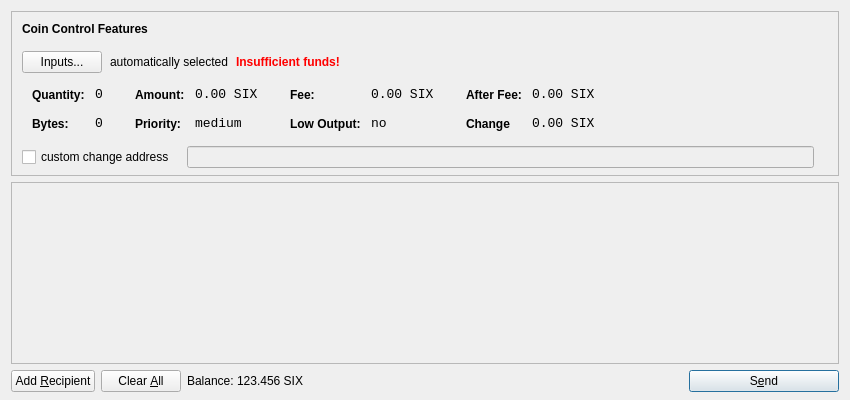
<?xml version="1.0" encoding="UTF-8"?>
<ui version="4.0">
 <class>SendCoinsDialog</class>
 <widget class="QDialog" name="SendCoinsDialog">
  <property name="geometry">
   <rect>
    <x>0</x>
    <y>0</y>
    <width>850</width>
    <height>400</height>
   </rect>
  </property>
  <property name="windowTitle">
   <string>Send Coins</string>
  </property>
  <layout class="QVBoxLayout" name="verticalLayout" stretch="0,1,0">
   <property name="bottomMargin">
    <number>8</number>
   </property>
   <item>
    <widget class="QFrame" name="frameCoinControl">
     <property name="sizePolicy">
      <sizepolicy hsizetype="Expanding" vsizetype="Expanding">
       <horstretch>0</horstretch>
       <verstretch>0</verstretch>
      </sizepolicy>
     </property>
     <property name="maximumSize">
      <size>
       <width>16777215</width>
       <height>16777215</height>
      </size>
     </property>
     <property name="frameShape">
      <enum>QFrame::StyledPanel</enum>
     </property>
     <property name="frameShadow">
      <enum>QFrame::Sunken</enum>
     </property>
     <layout class="QVBoxLayout" name="verticalLayoutCoinControl2">
      <property name="spacing">
       <number>-1</number>
      </property>
      <property name="leftMargin">
       <number>0</number>
      </property>
      <property name="topMargin">
       <number>0</number>
      </property>
      <property name="rightMargin">
       <number>0</number>
      </property>
      <property name="bottomMargin">
       <number>6</number>
      </property>
      <item>
       <layout class="QVBoxLayout" name="verticalLayoutCoinControl" stretch="0,0,0,0,1">
        <property name="spacing">
         <number>0</number>
        </property>
        <property name="leftMargin">
         <number>10</number>
        </property>
        <property name="topMargin">
         <number>10</number>
        </property>
        <item>
         <layout class="QHBoxLayout" name="horizontalLayoutCoinControl1">
          <property name="bottomMargin">
           <number>15</number>
          </property>
          <item>
           <widget class="QLabel" name="labelCoinControlFeatures">
            <property name="sizePolicy">
             <sizepolicy hsizetype="Preferred" vsizetype="Maximum">
              <horstretch>0</horstretch>
              <verstretch>0</verstretch>
             </sizepolicy>
            </property>
            <property name="font">
             <font>
              <weight>75</weight>
              <bold>true</bold>
             </font>
            </property>
            <property name="styleSheet">
             <string notr="true">font-weight:bold;</string>
            </property>
            <property name="text">
             <string>Coin Control Features</string>
            </property>
           </widget>
          </item>
         </layout>
        </item>
        <item>
         <layout class="QHBoxLayout" name="horizontalLayoutCoinControl2" stretch="0,0,0,0">
          <property name="spacing">
           <number>8</number>
          </property>
          <property name="bottomMargin">
           <number>10</number>
          </property>
          <item>
           <widget class="QPushButton" name="pushButtonCoinControl">
            <property name="styleSheet">
             <string notr="true"/>
            </property>
            <property name="text">
             <string>Inputs...</string>
            </property>
           </widget>
          </item>
          <item>
           <widget class="QLabel" name="labelCoinControlAutomaticallySelected">
            <property name="text">
             <string>automatically selected</string>
            </property>
            <property name="margin">
             <number>5</number>
            </property>
           </widget>
          </item>
          <item>
           <widget class="QLabel" name="labelCoinControlInsuffFunds">
            <property name="font">
             <font>
              <weight>75</weight>
              <bold>true</bold>
             </font>
            </property>
            <property name="styleSheet">
             <string notr="true">color:red;font-weight:bold;</string>
            </property>
            <property name="text">
             <string>Insufficient funds!</string>
            </property>
            <property name="margin">
             <number>5</number>
            </property>
           </widget>
          </item>
          <item>
           <spacer name="horizontalSpacerCoinControl">
            <property name="orientation">
             <enum>Qt::Horizontal</enum>
            </property>
            <property name="sizeHint" stdset="0">
             <size>
              <width>40</width>
              <height>1</height>
             </size>
            </property>
           </spacer>
          </item>
         </layout>
        </item>
        <item>
         <widget class="QWidget" name="widgetCoinControl" native="true">
          <property name="sizePolicy">
           <sizepolicy hsizetype="Preferred" vsizetype="Preferred">
            <horstretch>0</horstretch>
            <verstretch>0</verstretch>
           </sizepolicy>
          </property>
          <property name="minimumSize">
           <size>
            <width>0</width>
            <height>0</height>
           </size>
          </property>
          <property name="styleSheet">
           <string notr="true"/>
          </property>
          <layout class="QHBoxLayout" name="horizontalLayoutCoinControl5">
           <property name="margin">
            <number>0</number>
           </property>
           <item>
            <layout class="QHBoxLayout" name="horizontalLayoutCoinControl3" stretch="0,0,0,1">
             <property name="spacing">
              <number>20</number>
             </property>
             <property name="topMargin">
              <number>0</number>
             </property>
             <property name="bottomMargin">
              <number>10</number>
             </property>
             <item>
              <layout class="QFormLayout" name="formLayoutCoinControl1">
               <property name="horizontalSpacing">
                <number>10</number>
               </property>
               <property name="verticalSpacing">
                <number>14</number>
               </property>
               <property name="leftMargin">
                <number>10</number>
               </property>
               <property name="topMargin">
                <number>4</number>
               </property>
               <property name="rightMargin">
                <number>6</number>
               </property>
               <item row="0" column="0">
                <widget class="QLabel" name="labelCoinControlQuantityText">
                 <property name="styleSheet">
                  <string notr="true">font-weight:bold;</string>
                 </property>
                 <property name="text">
                  <string>Quantity:</string>
                 </property>
                 <property name="margin">
                  <number>0</number>
                 </property>
                </widget>
               </item>
               <item row="0" column="1">
                <widget class="QLabel" name="labelCoinControlQuantity">
                 <property name="font">
                  <font>
                   <family>Monospace</family>
                   <pointsize>10</pointsize>
                  </font>
                 </property>
                 <property name="cursor">
                  <cursorShape>IBeamCursor</cursorShape>
                 </property>
                 <property name="contextMenuPolicy">
                  <enum>Qt::ActionsContextMenu</enum>
                 </property>
                 <property name="text">
                  <string>0</string>
                 </property>
                 <property name="margin">
                  <number>0</number>
                 </property>
                 <property name="textInteractionFlags">
                  <set>Qt::LinksAccessibleByMouse|Qt::TextSelectableByKeyboard|Qt::TextSelectableByMouse</set>
                 </property>
                </widget>
               </item>
               <item row="1" column="0">
                <widget class="QLabel" name="labelCoinControlBytesText">
                 <property name="styleSheet">
                  <string notr="true">font-weight:bold;</string>
                 </property>
                 <property name="text">
                  <string>Bytes:</string>
                 </property>
                </widget>
               </item>
               <item row="1" column="1">
                <widget class="QLabel" name="labelCoinControlBytes">
                 <property name="font">
                  <font>
                   <family>Monospace</family>
                   <pointsize>10</pointsize>
                  </font>
                 </property>
                 <property name="cursor">
                  <cursorShape>IBeamCursor</cursorShape>
                 </property>
                 <property name="contextMenuPolicy">
                  <enum>Qt::ActionsContextMenu</enum>
                 </property>
                 <property name="text">
                  <string>0</string>
                 </property>
                 <property name="textInteractionFlags">
                  <set>Qt::LinksAccessibleByMouse|Qt::TextSelectableByKeyboard|Qt::TextSelectableByMouse</set>
                 </property>
                </widget>
               </item>
              </layout>
             </item>
             <item>
              <layout class="QFormLayout" name="formLayoutCoinControl2">
               <property name="horizontalSpacing">
                <number>10</number>
               </property>
               <property name="verticalSpacing">
                <number>14</number>
               </property>
               <property name="leftMargin">
                <number>6</number>
               </property>
               <property name="topMargin">
                <number>4</number>
               </property>
               <property name="rightMargin">
                <number>6</number>
               </property>
               <item row="0" column="0">
                <widget class="QLabel" name="labelCoinControlAmountText">
                 <property name="styleSheet">
                  <string notr="true">font-weight:bold;</string>
                 </property>
                 <property name="text">
                  <string>Amount:</string>
                 </property>
                 <property name="margin">
                  <number>0</number>
                 </property>
                </widget>
               </item>
               <item row="0" column="1">
                <widget class="QLabel" name="labelCoinControlAmount">
                 <property name="font">
                  <font>
                   <family>Monospace</family>
                   <pointsize>10</pointsize>
                  </font>
                 </property>
                 <property name="cursor">
                  <cursorShape>IBeamCursor</cursorShape>
                 </property>
                 <property name="contextMenuPolicy">
                  <enum>Qt::ActionsContextMenu</enum>
                 </property>
                 <property name="text">
                  <string>0.00 SIX</string>
                 </property>
                 <property name="textInteractionFlags">
                  <set>Qt::LinksAccessibleByMouse|Qt::TextSelectableByKeyboard|Qt::TextSelectableByMouse</set>
                 </property>
                </widget>
               </item>
               <item row="1" column="0">
                <widget class="QLabel" name="labelCoinControlPriorityText">
                 <property name="styleSheet">
                  <string notr="true">font-weight:bold;</string>
                 </property>
                 <property name="text">
                  <string>Priority:</string>
                 </property>
                </widget>
               </item>
               <item row="1" column="1">
                <widget class="QLabel" name="labelCoinControlPriority">
                 <property name="font">
                  <font>
                   <family>Monospace</family>
                   <pointsize>10</pointsize>
                  </font>
                 </property>
                 <property name="cursor">
                  <cursorShape>IBeamCursor</cursorShape>
                 </property>
                 <property name="contextMenuPolicy">
                  <enum>Qt::ActionsContextMenu</enum>
                 </property>
                 <property name="text">
                  <string>medium</string>
                 </property>
                 <property name="textInteractionFlags">
                  <set>Qt::LinksAccessibleByMouse|Qt::TextSelectableByKeyboard|Qt::TextSelectableByMouse</set>
                 </property>
                </widget>
               </item>
              </layout>
             </item>
             <item>
              <layout class="QFormLayout" name="formLayoutCoinControl3">
               <property name="horizontalSpacing">
                <number>10</number>
               </property>
               <property name="verticalSpacing">
                <number>14</number>
               </property>
               <property name="leftMargin">
                <number>6</number>
               </property>
               <property name="topMargin">
                <number>4</number>
               </property>
               <property name="rightMargin">
                <number>6</number>
               </property>
               <item row="0" column="0">
                <widget class="QLabel" name="labelCoinControlFeeText">
                 <property name="styleSheet">
                  <string notr="true">font-weight:bold;</string>
                 </property>
                 <property name="text">
                  <string>Fee:</string>
                 </property>
                 <property name="margin">
                  <number>0</number>
                 </property>
                </widget>
               </item>
               <item row="0" column="1">
                <widget class="QLabel" name="labelCoinControlFee">
                 <property name="font">
                  <font>
                   <family>Monospace</family>
                   <pointsize>10</pointsize>
                  </font>
                 </property>
                 <property name="cursor">
                  <cursorShape>IBeamCursor</cursorShape>
                 </property>
                 <property name="contextMenuPolicy">
                  <enum>Qt::ActionsContextMenu</enum>
                 </property>
                 <property name="text">
                  <string>0.00 SIX</string>
                 </property>
                 <property name="textInteractionFlags">
                  <set>Qt::LinksAccessibleByMouse|Qt::TextSelectableByKeyboard|Qt::TextSelectableByMouse</set>
                 </property>
                </widget>
               </item>
               <item row="1" column="0">
                <widget class="QLabel" name="labelCoinControlLowOutputText">
                 <property name="styleSheet">
                  <string notr="true">font-weight:bold;</string>
                 </property>
                 <property name="text">
                  <string>Low Output:</string>
                 </property>
                </widget>
               </item>
               <item row="1" column="1">
                <widget class="QLabel" name="labelCoinControlLowOutput">
                 <property name="font">
                  <font>
                   <family>Monospace</family>
                   <pointsize>10</pointsize>
                  </font>
                 </property>
                 <property name="cursor">
                  <cursorShape>IBeamCursor</cursorShape>
                 </property>
                 <property name="contextMenuPolicy">
                  <enum>Qt::ActionsContextMenu</enum>
                 </property>
                 <property name="text">
                  <string>no</string>
                 </property>
                 <property name="textInteractionFlags">
                  <set>Qt::LinksAccessibleByMouse|Qt::TextSelectableByKeyboard|Qt::TextSelectableByMouse</set>
                 </property>
                </widget>
               </item>
              </layout>
             </item>
             <item>
              <layout class="QFormLayout" name="formLayoutCoinControl4">
               <property name="horizontalSpacing">
                <number>10</number>
               </property>
               <property name="verticalSpacing">
                <number>14</number>
               </property>
               <property name="leftMargin">
                <number>6</number>
               </property>
               <property name="topMargin">
                <number>4</number>
               </property>
               <property name="rightMargin">
                <number>6</number>
               </property>
               <item row="0" column="0">
                <widget class="QLabel" name="labelCoinControlAfterFeeText">
                 <property name="styleSheet">
                  <string notr="true">font-weight:bold;</string>
                 </property>
                 <property name="text">
                  <string>After Fee:</string>
                 </property>
                 <property name="margin">
                  <number>0</number>
                 </property>
                </widget>
               </item>
               <item row="0" column="1">
                <widget class="QLabel" name="labelCoinControlAfterFee">
                 <property name="font">
                  <font>
                   <family>Monospace</family>
                   <pointsize>10</pointsize>
                  </font>
                 </property>
                 <property name="cursor">
                  <cursorShape>IBeamCursor</cursorShape>
                 </property>
                 <property name="contextMenuPolicy">
                  <enum>Qt::ActionsContextMenu</enum>
                 </property>
                 <property name="text">
                  <string>0.00 SIX</string>
                 </property>
                 <property name="textInteractionFlags">
                  <set>Qt::LinksAccessibleByMouse|Qt::TextSelectableByKeyboard|Qt::TextSelectableByMouse</set>
                 </property>
                </widget>
               </item>
               <item row="1" column="0">
                <widget class="QLabel" name="labelCoinControlChangeText">
                 <property name="styleSheet">
                  <string notr="true">font-weight:bold;</string>
                 </property>
                 <property name="text">
                  <string>Change</string>
                 </property>
                </widget>
               </item>
               <item row="1" column="1">
                <widget class="QLabel" name="labelCoinControlChange">
                 <property name="font">
                  <font>
                   <family>Monospace</family>
                   <pointsize>10</pointsize>
                  </font>
                 </property>
                 <property name="cursor">
                  <cursorShape>IBeamCursor</cursorShape>
                 </property>
                 <property name="contextMenuPolicy">
                  <enum>Qt::ActionsContextMenu</enum>
                 </property>
                 <property name="text">
                  <string>0.00 SIX</string>
                 </property>
                 <property name="textInteractionFlags">
                  <set>Qt::LinksAccessibleByMouse|Qt::TextSelectableByKeyboard|Qt::TextSelectableByMouse</set>
                 </property>
                </widget>
               </item>
              </layout>
             </item>
            </layout>
           </item>
          </layout>
         </widget>
        </item>
        <item>
         <layout class="QHBoxLayout" name="horizontalLayoutCoinControl4" stretch="0,0,0">
          <property name="spacing">
           <number>12</number>
          </property>
          <property name="sizeConstraint">
           <enum>QLayout::SetDefaultConstraint</enum>
          </property>
          <property name="topMargin">
           <number>5</number>
          </property>
          <property name="rightMargin">
           <number>5</number>
          </property>
          <item>
           <widget class="QCheckBox" name="checkBoxCoinControlChange">
            <property name="text">
             <string>custom change address</string>
            </property>
           </widget>
          </item>
          <item>
           <widget class="QLineEdit" name="lineEditCoinControlChange">
            <property name="enabled">
             <bool>false</bool>
            </property>
            <property name="sizePolicy">
             <sizepolicy hsizetype="Expanding" vsizetype="Fixed">
              <horstretch>0</horstretch>
              <verstretch>0</verstretch>
             </sizepolicy>
            </property>
           </widget>
          </item>
          <item>
           <widget class="QLabel" name="labelCoinControlChangeLabel">
            <property name="sizePolicy">
             <sizepolicy hsizetype="Preferred" vsizetype="Expanding">
              <horstretch>0</horstretch>
              <verstretch>0</verstretch>
             </sizepolicy>
            </property>
            <property name="minimumSize">
             <size>
              <width>0</width>
              <height>0</height>
             </size>
            </property>
            <property name="text">
             <string/>
            </property>
            <property name="margin">
             <number>3</number>
            </property>
           </widget>
          </item>
         </layout>
        </item>
        <item>
         <spacer name="verticalSpacerCoinControl">
          <property name="orientation">
           <enum>Qt::Vertical</enum>
          </property>
          <property name="sizeHint" stdset="0">
           <size>
            <width>800</width>
            <height>1</height>
           </size>
          </property>
         </spacer>
        </item>
       </layout>
      </item>
     </layout>
    </widget>
   </item>
   <item>
    <widget class="QScrollArea" name="scrollArea">
     <property name="widgetResizable">
      <bool>true</bool>
     </property>
     <widget class="QWidget" name="scrollAreaWidgetContents">
      <property name="geometry">
       <rect>
        <x>0</x>
        <y>0</y>
        <width>830</width>
        <height>165</height>
       </rect>
      </property>
      <layout class="QVBoxLayout" name="verticalLayout_2">
       <property name="margin">
        <number>0</number>
       </property>
       <item>
        <layout class="QVBoxLayout" name="entries">
         <property name="spacing">
          <number>6</number>
         </property>
        </layout>
       </item>
       <item>
        <spacer name="verticalSpacer">
         <property name="orientation">
          <enum>Qt::Vertical</enum>
         </property>
         <property name="sizeHint" stdset="0">
          <size>
           <width>20</width>
           <height>40</height>
          </size>
         </property>
        </spacer>
       </item>
      </layout>
     </widget>
    </widget>
   </item>
   <item>
    <layout class="QHBoxLayout" name="horizontalLayout">
     <item>
      <widget class="QPushButton" name="addButton">
       <property name="toolTip">
        <string>Send to multiple recipients at once</string>
       </property>
       <property name="text">
        <string>Add &amp;Recipient</string>
       </property>
       <property name="icon">
        <iconset resource="../bitcoin.qrc">
         <normaloff>:/icons/add</normaloff>:/icons/add</iconset>
       </property>
       <property name="autoDefault">
        <bool>false</bool>
       </property>
      </widget>
     </item>
     <item>
      <widget class="QPushButton" name="clearButton">
       <property name="sizePolicy">
        <sizepolicy hsizetype="Minimum" vsizetype="Fixed">
         <horstretch>0</horstretch>
         <verstretch>0</verstretch>
        </sizepolicy>
       </property>
       <property name="toolTip">
        <string>Remove all transaction fields</string>
       </property>
       <property name="text">
        <string>Clear &amp;All</string>
       </property>
       <property name="icon">
        <iconset resource="../bitcoin.qrc">
         <normaloff>:/icons/remove</normaloff>:/icons/remove</iconset>
       </property>
       <property name="autoRepeatDelay">
        <number>300</number>
       </property>
       <property name="autoDefault">
        <bool>false</bool>
       </property>
      </widget>
     </item>
     <item>
      <layout class="QHBoxLayout" name="horizontalLayout_2">
       <property name="spacing">
        <number>3</number>
       </property>
       <item>
        <widget class="QLabel" name="label">
         <property name="sizePolicy">
          <sizepolicy hsizetype="Preferred" vsizetype="Fixed">
           <horstretch>0</horstretch>
           <verstretch>0</verstretch>
          </sizepolicy>
         </property>
         <property name="text">
          <string>Balance:</string>
         </property>
        </widget>
       </item>
       <item>
        <widget class="QLabel" name="labelBalance">
         <property name="sizePolicy">
          <sizepolicy hsizetype="Preferred" vsizetype="Fixed">
           <horstretch>0</horstretch>
           <verstretch>0</verstretch>
          </sizepolicy>
         </property>
         <property name="cursor">
          <cursorShape>IBeamCursor</cursorShape>
         </property>
         <property name="text">
          <string>123.456 SIX</string>
         </property>
         <property name="textInteractionFlags">
          <set>Qt::LinksAccessibleByMouse|Qt::TextSelectableByKeyboard|Qt::TextSelectableByMouse</set>
         </property>
        </widget>
       </item>
      </layout>
     </item>
     <item>
      <spacer name="horizontalSpacer">
       <property name="orientation">
        <enum>Qt::Horizontal</enum>
       </property>
       <property name="sizeHint" stdset="0">
        <size>
         <width>40</width>
         <height>20</height>
        </size>
       </property>
      </spacer>
     </item>
     <item>
      <widget class="QPushButton" name="sendButton">
       <property name="minimumSize">
        <size>
         <width>150</width>
         <height>0</height>
        </size>
       </property>
       <property name="toolTip">
        <string>Confirm the send action</string>
       </property>
       <property name="text">
        <string>S&amp;end</string>
       </property>
       <property name="icon">
        <iconset resource="../bitcoin.qrc">
         <normaloff>:/icons/send</normaloff>:/icons/send</iconset>
       </property>
       <property name="default">
        <bool>true</bool>
       </property>
      </widget>
     </item>
    </layout>
   </item>
  </layout>
 </widget>
 <resources>
  <include location="../bitcoin.qrc"/>
 </resources>
 <connections/>
</ui>
